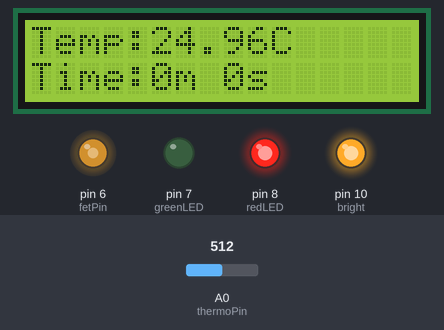
The sketch below on a simulated Arduino Uno, built with avr-gcc and run on an emulated ATmega328P. Parts: 16×2 character LCD, output pins drawn as LEDs (lit = HIGH). The inputs (shaded band) are chosen by the test bench; at power-on: A0 (thermoPin) = 512. What the sketch prints to the serial monitor is not drawn.

Above: at 1.2 s.
1.3 s: A0 (thermoPin) set to 1011
At 1.9 s:
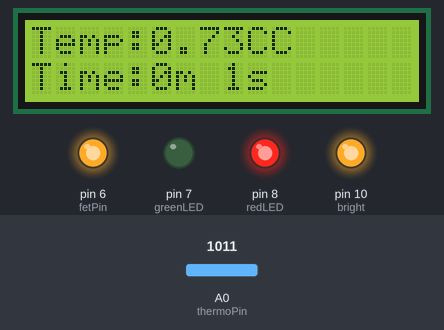
4.3 s: A0 (thermoPin) set to 1023
At 6.4 s:
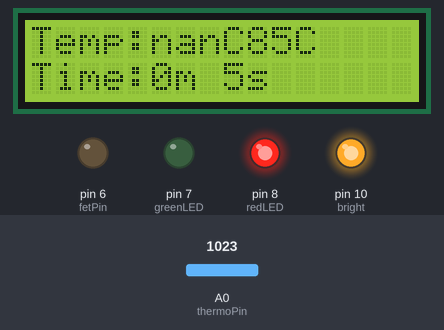
7.3 s: A0 (thermoPin) set to 716
At 9.4 s:
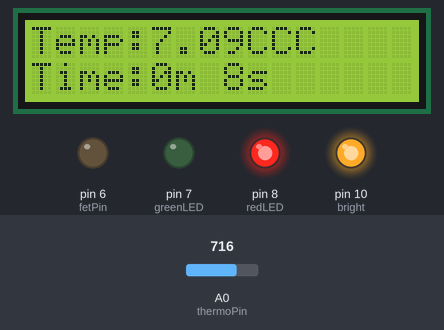
10.3 s: A0 (thermoPin) set to 770
At 11.4 s:
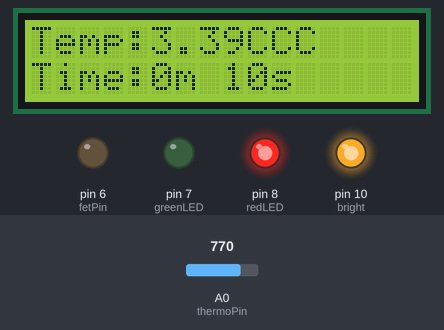
13.1 s: A0 (thermoPin) set to 800
At 14.0 s:
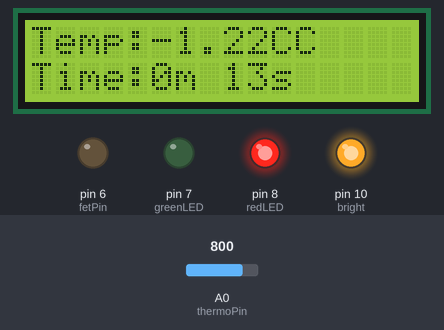
16.1 s: A0 (thermoPin) set to 867
At 17.4 s:
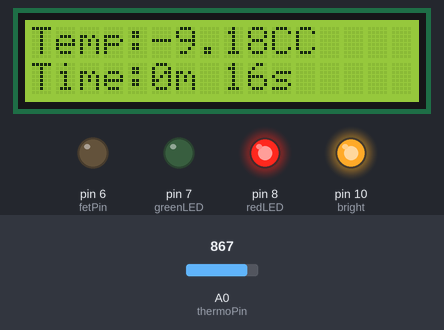
19.1 s: A0 (thermoPin) set to 883
Timing chart, 0 to 22.1 s (numbered marks = the images above; inputs shaded):
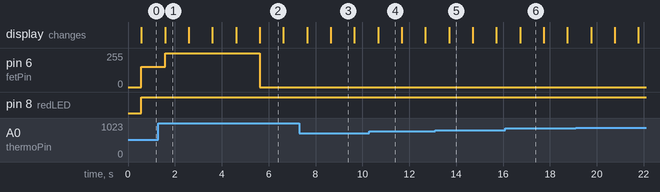

Measured:
- the behaviour switches between 1022 and 1023 on A0 (thermoPin) (found by bisection; images 1 and 2)
- the behaviour switches between 788 and 789 on A0 (thermoPin) (found by bisection; images 4 and 5)
- after the input at 1.3 s, the display: changes after 0.28 s (image 1)
- after the input at 4.3 s, pin 6 (fetPin): 255/255 → 0/255 after 1.3 s
- after the input at 7.3 s, the display: first changes after 0.34 s (image 3 shows a later state)
- after the input at 13.1 s, the display: changes after 0.60 s (image 5)
- what the display in image 1 shows lasts 1.0 s, from 1.6 s to 2.6 s

The sketch:

initialTest_PTCheaterScreenPIDlibrary.ino
```cpp
#include <PID_v1.h>

//LCD initalisation
#include <LiquidCrystal.h>
LiquidCrystal lcd(12, 11, 2, 3, 4, 5);
#define contrast 9
#define bright 10

//LAMP values
const double targetTemp = 30;
const double minTemp = 28;
const double maxTemp = 32;
const double timeMin = 3;

//Initialising Pins
#define thermoPin A0
#define fetPin 6
#define greenLED 7
#define redLED 8

//NTC Variables
#define thermoOhm 1000000             //NTC nominal resistance
#define thermoOhmTemp 25              //NTC temperature for nominal resistance
#define thermoBeta 3950               //Beta for NTC

//Other Variables
#define seriesResistor 1000000        //Value of R2
#define heatAdjust 10                 //Adjustment of voltage to correct temp
#define numSamples 50
int samples[numSamples];

double timeActual = timeMin * 60000;
uint8_t i;
double set;
uint32_t elapsedTime, timeSeconds, timeMinutes;
double adcvalue, thermoValue, steinhart, currentTemp;
char timeline[20];

//PID initialisation
const double Kp = 50;
const double Ki = 50;
const double Kd = 0.5;
PID myPID(&steinhart, &set, &targetTemp, Kp, Ki, Kd, DIRECT);

void setup(void) {
  Serial.begin(9600);
  analogReference(EXTERNAL);          //3V3 AREF

  //LCD setup
  lcd.begin(16, 2);
  pinMode(contrast, OUTPUT);
  pinMode(bright, OUTPUT);
  digitalWrite(contrast, LOW);
  analogWrite(bright, 255);

  lcd.print("Temp:");
  lcd.setCursor(0, 1);
  lcd.print("Time:");

  myPID.SetMode(AUTOMATIC);

  pinMode(fetPin, OUTPUT);
  pinMode(greenLED, OUTPUT);
  pinMode(redLED, OUTPUT);

}

void loop(void) {
  //while()
  steinhartCalc();

  myPID.Compute();
  analogWrite(fetPin, set);

  switchingLEDs();

  printTime();

  serialPrint();

  delay(500);
}

void steinhartCalc() {
  //Taking samples
  for (i = 0; i < numSamples; i++) {
    samples[i] = analogRead(thermoPin);
    delay(10);
  }
  adcvalue = 0;

  //averaging samples
  for (i = 0; i < numSamples; i++) {
    adcvalue += samples[i];
  }
  adcvalue /= numSamples;

  /*            Math
     Voltage divider: Vo=Vcc(R2/R1+R2)
     ADC value = vo*1023/Varef
     ADC value = Vcc(R2/R1+R2)*1023/Varef
     Varef=Vcc
     ADC value= (R2/R1+R2)*1023
     R2 = - (R1 * ADC value)/(ADC value - 1023)
  */
  thermoValue = -(seriesResistor * adcvalue) / (adcvalue - 1023);

  /*   Steinhart-Hart Equation
     1/T = (1/To) + 1/B * ln(R/Ro)
  */
  steinhart = thermoValue / thermoOhm;            // (R/Ro)
  steinhart = log(steinhart);                     // ln(R/Ro)
  steinhart /= thermoBeta;                        // 1/B * ln(R/Ro)
  steinhart += 1.0 / (thermoOhmTemp + 273.15);    // + (1/To)
  steinhart = 1.0 / steinhart;                    // Invert
  steinhart -= 273.15;                            // convert absolute temp to C

  lcd.setCursor(5, 0);
  lcd.print(steinhart);
  lcd.print("C");
}


void switchingLEDs() {
  //Turn on red LED if out of temp zone, green if in temp zone and both if the time limit has elapsed
  if (steinhart > minTemp && steinhart < maxTemp) {
    digitalWrite(greenLED, HIGH);
    digitalWrite(redLED, LOW);
  } else {
    digitalWrite(greenLED, LOW);
    digitalWrite(redLED, HIGH);
  }

  if (millis() > timeActual) {
    digitalWrite(greenLED, HIGH);
    digitalWrite(redLED, HIGH);
  }
}

void printTime() {
  //Print time elapsed
  elapsedTime = millis() / 1000;
  timeMinutes = elapsedTime / 60;
  timeSeconds = elapsedTime % 60;

  lcd.setCursor(5, 1);
  lcd.print(timeMinutes);
  lcd.print("m ");
  lcd.print(timeSeconds);
  lcd.print("s ");
}

void serialPrint() {
  Serial.print("Temp:");
  Serial.print(steinhart);
  Serial.print("C ");
  Serial.print("PWM:");
  Serial.println(set);
}

/*                      Links
   Source: https://learn.adafruit.com/thermistor/overview
   Steinhart-Hart: https://en.wikipedia.org/wiki/Thermistor
   PIDLibrary: https://github.com/br3ttb/Arduino-PID-Library
*/
```
